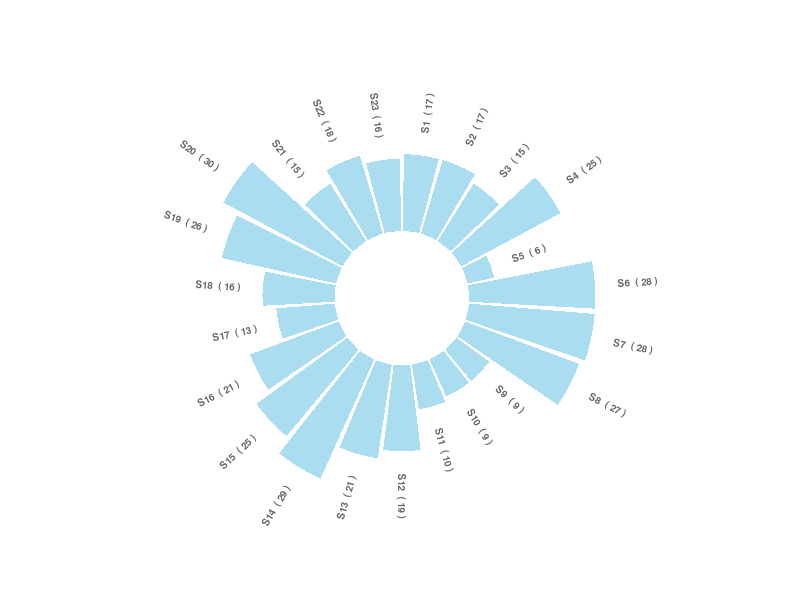

R code for this plot:
ipak <- function(pkg){
  new.pkg <- pkg[!(pkg %in% installed.packages()[, "Package"])]
  if (length(new.pkg)) 
    install.packages(new.pkg, dependencies = TRUE)
  sapply(pkg, require, character.only = TRUE)
}

##packages <- c("MASS", "caret", "effects", "e1071", "rpart", "Epi")
packages <- c("tidyverse", "knitr", "hrbrthemes", "magrittr")
ipak(packages)

## ej 3.1

# carga de dataset vegetacion 
sitios <- read_csv2("data/VEGETACION.csv") 

sitios_3_1 <- sitios %>%
  rowwise(SITIO) %>%
  summarise(cant_especies=sum(c_across(E1:E84)))

## ej 3.2

# ----- This section prepare a dataframe for labels ---- #
# Get the name and the y position of each label
labels <- sitios_3_1
labels$id <- strtoi(sub('.', '', sitios_3_1$SITIO))

# calculate the ANGLE of the labels
num_bars <- nrow(labels)
angle <-  90 - 360 * (labels$id-0.5) /num_bars     # substract 0.5 because the letter must have the angle of the center of the bars. Not extreme right(1) or extreme left (0)

# calculate the alignment of labels: right or left
# If on the left part of the plot, labels have currently an angle < -90
labels$horiz_just<-ifelse( angle < -90, 1, 0)

# flip angle BY to make them readable
labels$bar_angle<-ifelse(angle < -90, angle+180, angle)


ggplot(sitios_3_1, aes(x=factor(SITIO, levels = SITIO), y=cant_especies)) +       
  geom_bar(stat="identity", fill=alpha("skyblue", 0.7)) +
  
  # Limits of the plot = very important. The negative value controls the size of the inner circle, the positive one is useful to add size over each bar
  ylim(-15,45) +
  
  # Custom the theme: no axis title and no cartesian grid
  theme_minimal() +
  theme(
    axis.text = element_blank(),
    axis.title = element_blank(),
    panel.grid = element_blank(),
    plot.margin = unit(rep(-1,4), "cm")      # Adjust the margin to make in sort labels are not truncated!
  ) +
  
  # This makes the coordinate polar instead of cartesian.
  coord_polar(start = 0) + 
  
  # Add the labels, using the label_data dataframe that we have created before
  geom_text(data=labels, aes(x=id, y=cant_especies+5, label=paste(SITIO, " (", cant_especies, ")"), hjust=horiz_just), 
            color="black", fontface="bold",alpha=0.6, size=2.5, angle=labels$bar_angle, inherit.aes = FALSE ) 

